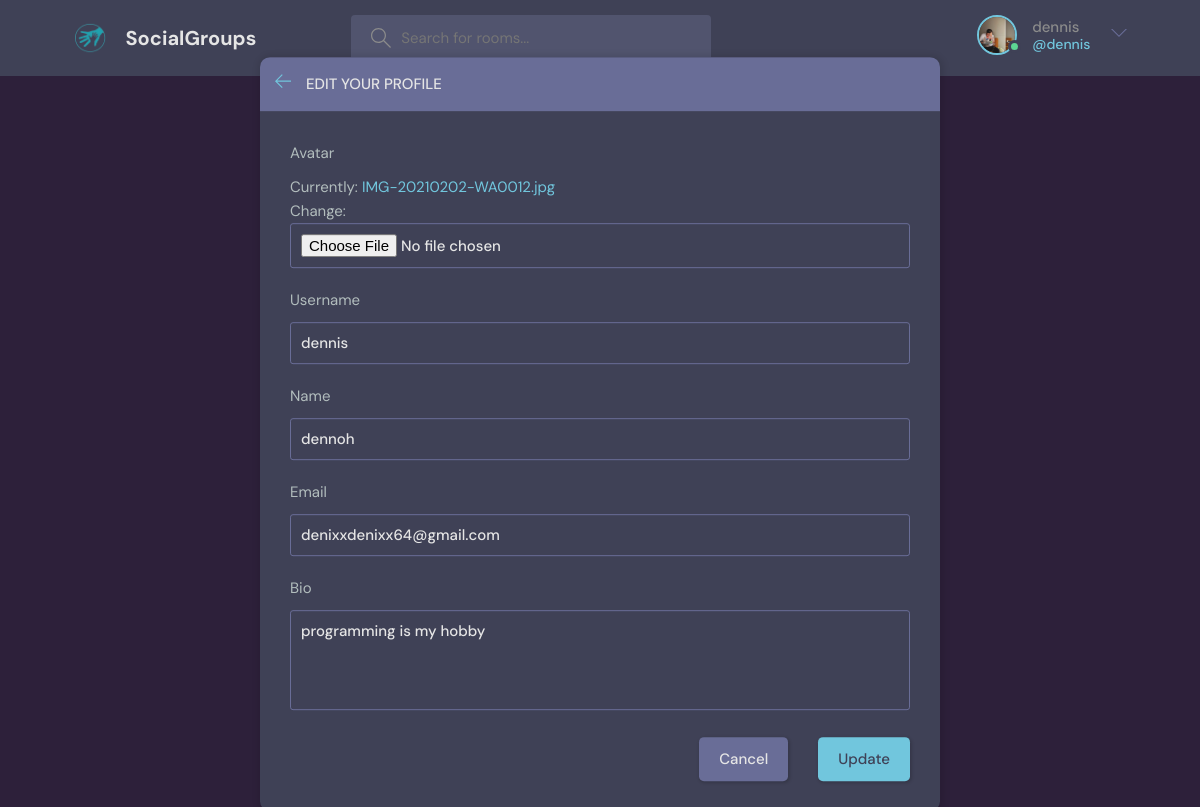
Screenshot of /update_user/ (signed in) with the database file from the repository.
### chat/models.py (models this page shows)
class User(AbstractUser):
    name = models.CharField(max_length=200, null=True)
    email = models.EmailField(null=True)
    bio = models.TextField(null=True)
    avatar = models.ImageField(null=True, default="avatar.svg")
    USERNAME_FIELD = 'username'
    REQUIRED_FIELDS = []

### chat/views.py (the view)
# urls.py: path('update_user/', views.updateuser, name="update-user"),
@login_required(login_url='login')
def updateuser(request):
    user = request.user
    form = UserForm(instance=user)
    if request.method == 'POST':
        form = UserForm(request.POST, request.FILES, instance=user)
        if form.is_valid():
            form.save()
            return redirect('profile', pk=user.id)
    context = {'form': form}
    return render(request, 'update_user.html', context)

### chat/forms.py
class UserForm(ModelForm):
    class Meta:
        model = User
        fields = ['avatar', 'username', 'name', 'email', 'bio']

### chat/templates/update_user.html (shortened to what this page needs)
<!DOCTYPE html>
{% load static %}
<html lang="en">
  <head>
    <link rel="stylesheet" type="text/css" media="screen" href="{% static 'styles/style.css' %}">
  </head>
  <body>
    <header class="header header--loggedIn">
      <div class="container">
        <a href="{% url 'home' %}" class="header__logo">
          <img src="{% static 'images/logo.jpg'%}" />
          <h1>SocialGroups</h1>
        </a>
        <form class="header__search" method="GET" action="{% url 'home' %}">
          <label>
            <input name="q" placeholder="Search for rooms..." />
          </label>
        </form>
        <nav class="header__menu">
{% if request.user.is_authenticated %}
          <div class="header__user">
            <a href="{% url 'profile' user.id  %}">
              <div class="avatar avatar--medium active">
                <img src="{{request.user.avatar.url}}" />
              </div>
              <p>{{ request.user.username }} <span>@{{ request.user.username }}</span></p>
            </a>
            <button class="dropdown-button">
              <svg version="1.1" xmlns="http://www.w3.org/2000/svg" width="32" height="32" viewBox="0 0 32 32">
                <title>chevron-down</title>
                <path d="M16 21l-13-13h-3l16 16 16-16h-3l-13 13z"></path>
              </svg>
            </button>
          </div>
          {% endif %}
        </nav>
      </div>
    </header>
    <main class="update-account layout">
        <div class="container">
            <div class="layout__box">
                <div class="layout__boxHeader">
                    <div class="layout__boxTitle">
                        <a href="{% url 'home' %}">
                            <svg version="1.1" xmlns="http://www.w3.org/2000/svg" width="32" height="32"
                                viewBox="0 0 32 32">
                                <title>arrow-left</title>
                                <path
                                    d="M13.723 2.286l-13.723 13.714 13.719 13.714 1.616-1.611-10.96-10.96h27.625v-2.286h-27.625l10.965-10.965-1.616-1.607z">
                                </path>
                            </svg>
                        </a>
                        <h3>Edit your profile</h3>
                    </div>
                </div>
                <div class="layout__body">
                    <form class="form" action="" method="POST" enctype="multipart/form-data">
                        {% for field in form %}
                            <div class="form__group">
                                <label for="profile_pic">{{ field.label }}</label>
                                {{ field }}
                            </div>
                        {% endfor %}
                        <div class="form__action">
                            <a class="btn btn--dark" href="{% url 'home' %}">Cancel</a>
                            <button class="btn btn--main" type="submit">Update</button>
                        </div>
                    </form>
                </div>
            </div>
        </div>
    </main>
  </body>
</html>

### chat/templates/update_user.html (style rules this page uses)
body { background-color: rgb(45, 32, 58); }

### rows the page displays
User: user.avatar (picture), user.username "dennis", form "dennis" "dennoh" "denixxdenixx64@gmail.com" "programming is my hobby"

### other values shown
{{ field.label }} "Avatar" "Username" "Name" "Email" "Bio"
